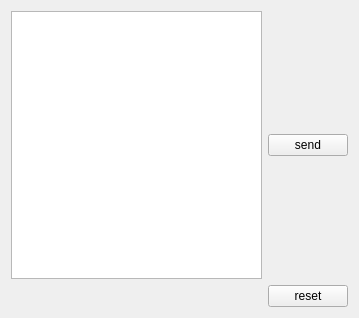
<?xml version="1.0" encoding="UTF-8"?>
<ui version="4.0">
 <class>Paint</class>
 <widget class="QWidget" name="Paint">
  <property name="geometry">
   <rect>
    <x>0</x>
    <y>0</y>
    <width>359</width>
    <height>318</height>
   </rect>
  </property>
  <property name="windowTitle">
   <string>Paint</string>
  </property>
  <layout class="QGridLayout" name="gridLayout">
   <item row="0" column="1">
    <widget class="QPushButton" name="send">
     <property name="mouseTracking">
      <bool>false</bool>
     </property>
     <property name="autoFillBackground">
      <bool>false</bool>
     </property>
     <property name="text">
      <string>send</string>
     </property>
    </widget>
   </item>
   <item row="1" column="1">
    <widget class="QPushButton" name="reset">
     <property name="text">
      <string>reset</string>
     </property>
    </widget>
   </item>
   <item row="0" column="0">
    <widget class="QGraphicsView" name="graphicsView">
     <property name="enabled">
      <bool>true</bool>
     </property>
    </widget>
   </item>
  </layout>
 </widget>
 <layoutdefault spacing="6" margin="11"/>
 <resources/>
 <connections/>
</ui>
